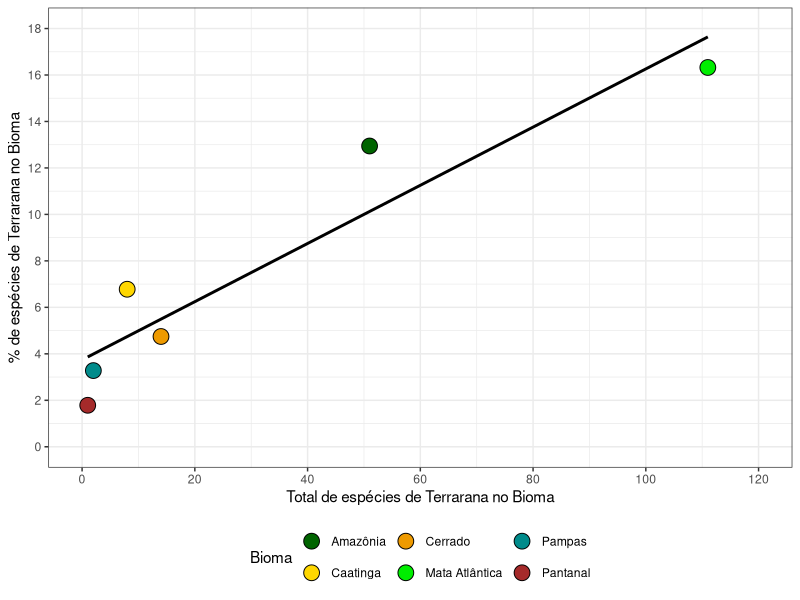
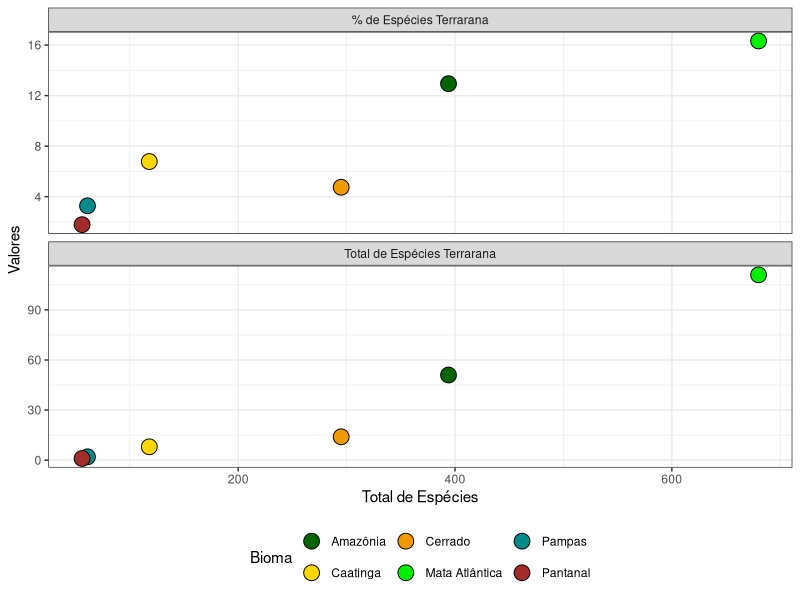
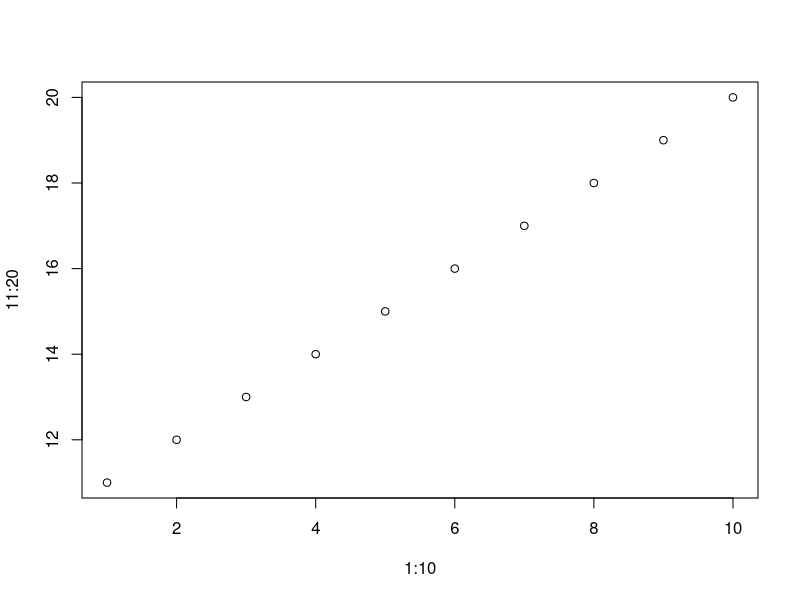

Reproduce these figures in R, in order.
# Pacotes ----

library(readxl)

library(tidyverse)

# Dados ----

## Importando ----

dados_amp <- readxl::read_xlsx("Anuros do Brasil.xlsx")

## Visualizando ----

dados_amp

## Tratando ----

dados_amp <- dados_amp %>%
  dplyr::mutate(Enêmica = dplyr::case_when(Taxa %>% stringr::str_detect("\\*") == TRUE ~ "Sim",
                                           .default = "Não"),
                Taxa = Taxa %>% stringr::str_remove("\\*"),
                Biome = Biome %>% stringr::str_remove_all("\\*")) %>%
  tidyr::separate_rows(Biome, sep = ", ")

dados_amp

dados_amp %>% View()

# Analisando ----

## Número de espécies por bioma ----

n_sps_biomas <- dados_amp %>%
  dplyr::group_by(Biome) %>%
  dplyr::summarise(`Número de Espécies` = n()) %>%
  dplyr::arrange(Biome)

n_sps_biomas

## Calculando as espécies de Terrarana por bioma ----

n_terrarana_biomas <- dados_amp %>%
  dplyr::filter(Family %in% c("Ceuthomantidae",
                              "Brachycephalidae",
                              "Craugastoridae",
                              "Eleutherodactylidae",
                              "Strabomantidae")) %>%
  dplyr::group_by(Biome) %>%
  dplyr::summarise(`Número de Espécies` = n()) %>%
  dplyr::arrange(Biome)

n_terrarana_biomas

## % de Terrarana por bioma ----

terrarana_pocent <- tibble::tibble(Bioma = n_sps_biomas$Biome,
               `Número de Espécies` = n_sps_biomas$`Número de Espécies`,
               `Número de espécies de Terrarana` = n_terrarana_biomas$`Número de Espécies`) %>%
  dplyr::group_by(Bioma) %>%
  dplyr::summarise(`Total de Espécies` = `Número de Espécies` %>% sum(),
                   `Total de Espécies Terrarana` = `Número de espécies de Terrarana` %>% sum(),
                   `% de Espécies Terrarana` =  (`Total de Espécies Terrarana` / `Total de Espécies`) * 100) %>%
  as.data.frame()

terrarana_pocent

## Gráfico ----

terrarana_pocent %>%
  dplyr::mutate(Bioma = dplyr::case_match(Bioma,
                                          "AF" ~ "Mata Atlântica",
                                          "CA" ~ "Caatinga",
                                          "CE" ~ "Cerrado",
                                          "AM" ~ "Amazônia",
                                          "PM" ~ "Pampas",
                                          "PN" ~ "Pantanal")) %>%
  ggplot(aes(`Total de Espécies Terrarana`, `% de Espécies Terrarana`)) +
  geom_point(shape = 21, color = "black", size = 5, aes(fill = Bioma)) +
  labs(x = "Total de espécies de Terrarana no Bioma",
       y = "% de espécies de Terrarana no Bioma") +
  geom_smooth(method = "lm", color = "black", se = FALSE) +
  scale_x_continuous(breaks = seq(0, 120, 20), limits = c(0, 120)) +
  scale_y_continuous(breaks = seq(0, 18, 2), limits = c(0, 18)) +
  scale_fill_manual(values = c("darkgreen", "gold", "orange2", "green2", "cyan4", "brown")) +
  theme_bw() +
  theme(legend.position = "bottom")

terrarana_pocent %>%
  tidyr::pivot_longer(cols = 3:4,
                      names_to = "Tipo",
                      values_to = "Valores") %>%
  dplyr::mutate(Bioma = dplyr::case_match(Bioma,
                                          "AF" ~ "Mata Atlântica",
                                          "CA" ~ "Caatinga",
                                          "CE" ~ "Cerrado",
                                          "AM" ~ "Amazônia",
                                          "PM" ~ "Pampas",
                                          "PN" ~ "Pantanal")) %>%
  ggplot(aes(`Total de Espécies`, Valores, fill = Bioma)) +
  geom_point(shape = 21, color = "black", size = 5) +
  facet_wrap(~ Tipo, scales = "free_y", ncol = 1) +
  scale_fill_manual(values = c("darkgreen", "gold", "orange2", "green2", "cyan4", "brown")) +
  theme_bw() +
  theme(legend.position = "bottom")

dados_amp %>%
  dplyr::filter(Family %in% c("Ceuthomantidae",
                              "Brachycephalidae",
                              "Craugastoridae",
                              "Eleutherodactylidae",
                              "Strabomantidae")) %>%
  dplyr::filter(Biome == "CA") %>%
  dplyr::pull(Taxa)

dados_amp %>%
  dplyr::filter(Taxa %>% stringr::str_detect("Gastrotheca") == TRUE) %>%
  dplyr::select(Taxa, Family)

plot(1:10, 11:20)
